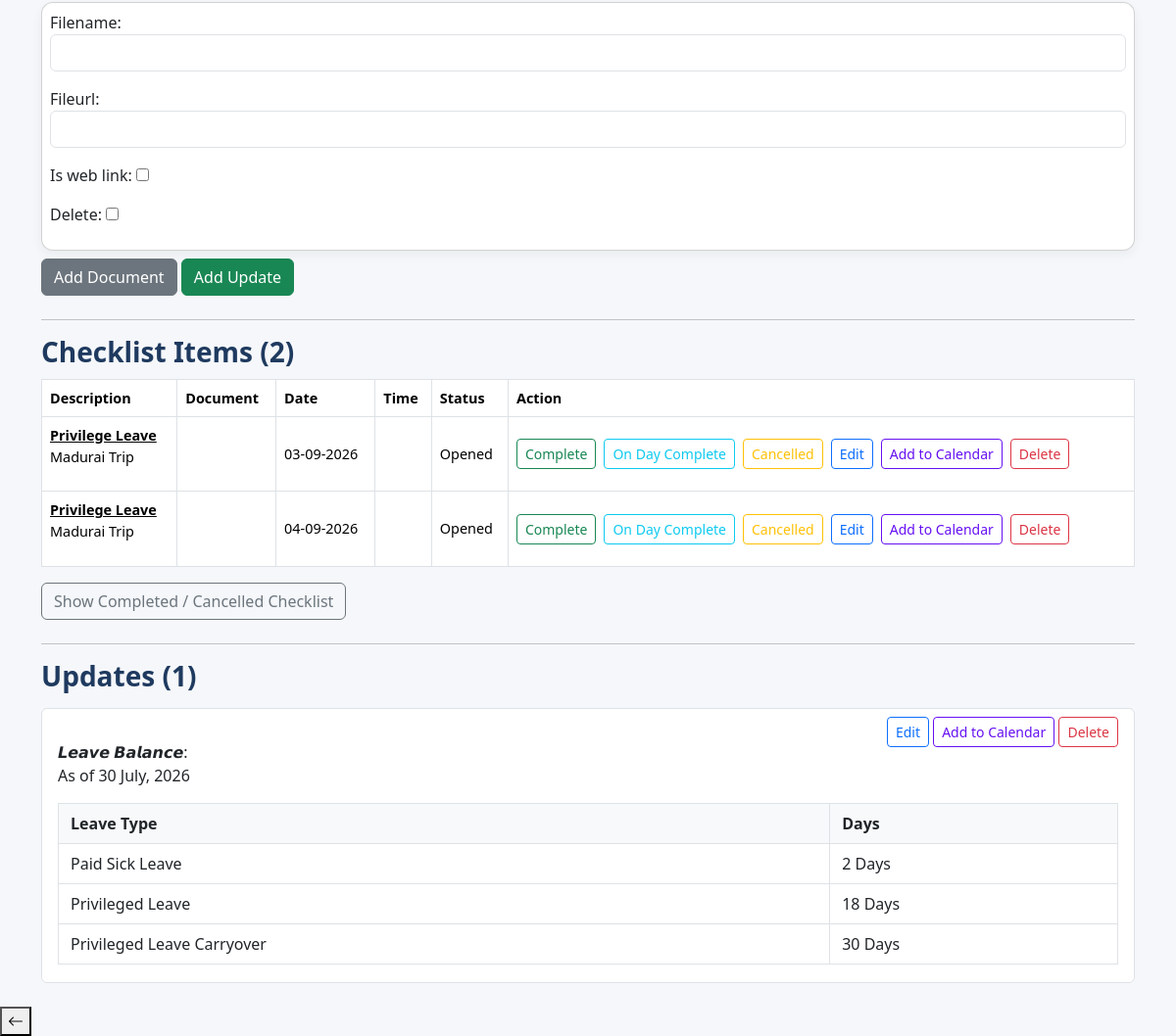
The app's page /task/132/updates/ (signed in, lower part), older data.
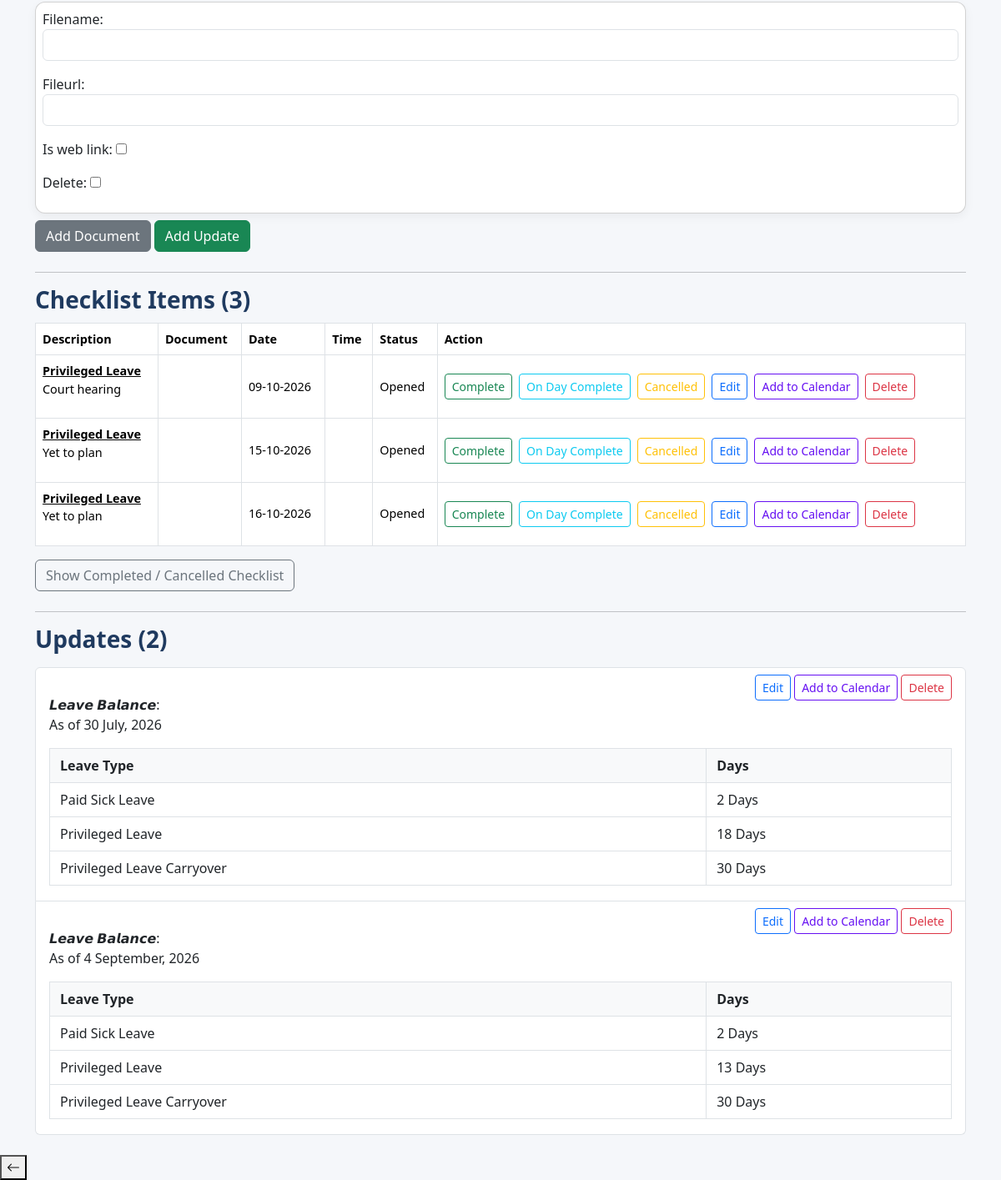
The same page, newer data.
### tracker/models.py (models this page shows, shortened)
class Update(models.Model):
    STATUS_CHOICES = [
        ('Opened', 'Opened'),
        ('InProgress', 'In Progress'),
        ('Completed', 'Completed'),
        ('Cancelled', 'Cancelled')
    ]
    REMINDER_CHOICE = [
        ('Days', 'Days'),
        ('Workweek', 'Workweek'),
        ('Weekly', 'Weekly'),
        ('Monthly', 'Monthly'),
        ('Yearly', 'Yearly'),
    ]
    name = models.CharField(max_length=200, null=True, blank=True)
    task = models.ForeignKey(Task, on_delete=models.CASCADE, related_name='updates')
    date = models.DateField(default=timezone.localtime(), null=True, blank=True)
    start_time = models.TimeField(null=True, blank=True)
    end_time = models.TimeField(null=True, blank=True)
    description = models.TextField()
    is_check_box = models.BooleanField(default=False)
    status = models.CharField(max_length=20, choices=STATUS_CHOICES, default='Opened')
    reminder_type = models.CharField(max_length=20, choices=REMINDER_CHOICE, null=True, blank=True)
    can_store_reminder = models.BooleanField(default=False)
    date_to_remind = models.IntegerField(null=True, blank=True)
    auto_reminder_handle = models.BooleanField(default=True)
    def get_google_calendar_url(self):
        if not self.date:
            return ""
        start_dt = datetime.combine(
            self.date,
            self.start_time or datetime.min.time()
        )
        end_dt = datetime.combine(
            self.date,
            self.end_time or self.start_time or datetime.min.time()
        )
        start_str = timezone.make_aware(start_dt).strftime("%Y%m%dT%H%M%S")
        end_str = timezone.make_aware(end_dt).strftime("%Y%m%dT%H%M%S")
        return (
            "https://calendar.google.com/calendar/u/0/r/eventedit"
            f"?action=TEMPLATE"
            f"&text={quote_plus(self.name or self.task.name or '')}"
            f"&dates={start_str}/{end_str}"
            f"&details={quote_plus(self.description or '')}"
            f"&ctz=Asia/Kolkata"
        )

### tracker/views.py (the view, shortened to what this page needs)
# urls.py: path('task/<int:task_id>/updates/', views.UpdateListView.as_view(), name='update_list'),
class UpdateListView(LoginRequiredMixin, View):
    def get(self, request, task_id):
        task = get_object_or_404(Task, pk=task_id)
        if task.is_private:
            if not self.request.session.get("private_access"):
                raise PermissionError("PRIVATE_ACCESS_REQUIRED")
        checkbox_updates_count = task.updates.filter(
            is_check_box=True
        ).exclude(
            status__in=['Completed', 'Cancelled']
        ).count()
        normal_updates_count = task.updates.filter(
            is_check_box=False
        ).exclude(
            status__in=['Completed', 'Cancelled']
        ).count()
        checkbox_updates = task.updates.filter(
            is_check_box=True
        ).exclude(
            status__in=['Completed', 'Cancelled']
        ).order_by('-status', F('date').asc(nulls_last=True), F('start_time').asc(nulls_first=True),'description')
        completed_checkbox_updates = task.updates.filter(
            is_check_box=True,
            status__in=['Completed', 'Cancelled']
        ).order_by('-date')
        normal_updates   = task.updates.filter(is_check_box=False).order_by(F('date').asc(nulls_first=True),F('start_time').asc(nulls_first=True),)
        form = MultipleUpdateForm()
        formset = DocumentFormSet(queryset=Document.objects.none())
        symbols = Symbol.objects.filter(is_active=True)
        return render(request, 'tracker/update_list.html', {
            'task': task,
            'checkbox_updates': checkbox_updates,
            'completed_checkbox_updates': completed_checkbox_updates,
            'updates': normal_updates,
            'checkbox_updates_count': checkbox_updates_count,
            'normal_updates_count': normal_updates_count,
            'form': form,
            'formset': formset,
            'symbols': symbols
        })
    def dispatch(self, request, *args, **kwargs):
        try:
            return super().dispatch(request, *args, **kwargs)
        except PermissionError as e:
            if str(e) == "PRIVATE_ACCESS_REQUIRED":
                return redirect("private_access", "tracker:task_list")
            raise

### tracker/context_processors.py (called while the page is built)
def active_notifications(request):
    today = timezone.localdate()
    notifications = Notification.objects.filter(
        is_completed=False,
        date__gte=today,
        date__lte=today + timedelta(days=7)
    ).order_by('date')
    return {
        'active_notifications': notifications
    }

### tracker/models.py (called while the page is built)
    @property
    def days_till_upcoming(self):
        today = timezone.localdate()
        dates = []
        if self.started_date and self.started_date >= today:
            dates.append(self.started_date)
        if self.target_date and self.target_date >= today:
            dates.append(self.target_date)
        for upd in self.updates.all():
            if upd.status not in ['Completed', 'Cancelled'] and upd.date and upd.date >= today:
                dates.append(upd.date)
        if not dates:
            return None
        return (min(dates) - today).days

    def __str__(self):
        return self.name

### templates/tracker/update_list.html (shortened to what this page needs)
{% extends 'base.html' %}
{% load static %}
{% load markdown_extras %}
{% block style %}
<link rel="stylesheet" href="{% static 'css/update.css' %}">
{% endblock %}
{% block content %}
<form method="POST">
  <div id="formset">
    {% for form in formset %}
      <div class="card mb-2 p-2">
        {{ form.as_p }}
      </div>
    {% endfor %}
  </div>
  <button type="button" class="btn btn-secondary mb-2" id="add-more">Add Document</button> <button type="submit" class="btn btn-success mb-2">Add Update</button>
</form>
<hr>
<h3>Checklist Items ({{ checkbox_updates_count }})</h3>
<table class="table table-bordered">
  <thead>
    <tr>
      <th>Description</th>
      <th>Document</th>
      <th>Date</th>
      <th>Time</th>
      <th>Status</th>
      <th>Action</th>
    </tr>
  </thead>
  <tbody>
    {% for u in checkbox_updates %}
        {% include "tracker/partials/update_row.html" with u=u %}
    {% endfor %}
  </tbody>
</table>
<button class="btn btn-outline-secondary mb-2"
        data-bs-toggle="collapse"
        data-bs-target="#completedChecklist">
    Show Completed / Cancelled Checklist
</button>
<hr>
<h3>Updates ({{ normal_updates_count }})</h3>
<ul class="list-group mt-3">
  {% for u in updates %}
  <li class="list-group-item">
    <div>
      <div class="float-end">
        <a href="{% url 'tracker:update_edit' u.id %}"
          class="btn btn-sm btn-outline-primary">
            Edit
        </a>
        {% if u.status != 'Completed' and u.status != 'Cancelled' %}
        <a href="{{ u.get_google_calendar_url }}"
            target="_blank"
            class="btn btn-sm"
            style="border:1px solid #6610f2; color:#6610f2;">
                Add to Calendar
        </a>
        {% endif %}
        <button
            type="button"
            hx-post="{% url 'tracker:update_delete' u.id %}"
            hx-confirm="Delete this update?"
            hx-target="closest li"
            hx-swap="outerHTML"
            class="btn btn-sm btn-outline-danger">
            Delete
    </button>
      </div>
      <br>
      {{ u.description|markdown }}
    </div>
  </li>
  {% empty %}
  <li class="list-group-item">No updates yet.</li>
  {% endfor %}
</ul>
{% endblock %}

### templates/tracker/partials/update_row.html (shortened to what this page needs)
{% load markdown_extras %}
<tr id="update-row-{{ u.id }}">
    <td>{% if u.name %}<b><u>{{ u.name }}</u></b><br />{% endif %}{{ u.description|markdown }}</td>
    <td>
    </td>
    <td>{{ u.date|date:"d-m-Y" }}</td>
    <td>
    </td>
    <td>
        {% if u.status == 'Completed' %}
            <span class="text-success">{{ u.status }}</span>
        {% elif u.status == 'Cancelled' %}
            <span class="text-danger">{{ u.status }}</span>
        {% elif u.status == 'InProgress' %}
            <span class="text-warning">{{ u.status }}</span>
        {% else %}
            {{ u.status }}
        {% endif %}
    </td>
    <td>
        <div class="d-flex flex-wrap gap-2">
            {% if u.status != 'Completed' and u.status != 'Cancelled' %}
            <button
                hx-post="{% url 'tracker:update_complete' u.id %}"
                hx-target="closest tr"
                hx-swap="outerHTML"
                class="btn btn-outline-success btn-sm">
                Complete
            </button>
            <button
                hx-post="{% url 'tracker:update_onday_complete' u.id %}"
                hx-target="#update-row-{{ u.id }}"
                hx-swap="outerHTML"
                class="btn btn-outline-info btn-sm">
                On Day Complete
            </button>
            <button
                hx-post="{% url 'tracker:update_cancelled' u.id %}"
                hx-target="#update-row-{{ u.id }}"
                hx-swap="outerHTML"
                class="btn btn-outline-warning btn-sm">
                Cancelled
            </button>
            {% endif %}
            <a href="{% url 'tracker:update_edit' u.id %}"
               class="btn btn-outline-primary btn-sm">
                Edit
            </a>
            <a href="{{ u.get_google_calendar_url }}"
            target="_blank"
            class="btn btn-sm"
            style="border:1px solid #6610f2; color:#6610f2;">
                Add to Calendar
            </a>
            <button
                hx-post="{% url 'tracker:update_delete' u.id %}"
                hx-target="#update-row-{{ u.id }}"
                hx-swap="outerHTML"
                hx-confirm="Are you sure you want to delete this update?"
                class="btn btn-sm btn-outline-danger">
                Delete
            </button>
        </div>
    </td>
</tr>

Row changes from the older to the newer data that the page shows:
no longer on this page (row edited): Update: name "Privilege Leave", description "Madurai Trip", date "03-09-2026", status "Opened", shown under "Checklist Items (2)"
no longer on this page (row edited): Update: name "Privilege Leave", description "Madurai Trip", date "04-09-2026", status "Opened", shown under "Checklist Items (2)"
added Update: name "Privileged Leave", description "Court hearing", date "09-10-2026", status "Opened", shown under "Checklist Items (3)"
added Update: name "Privileged Leave", description "Yet to plan", date "15-10-2026", status "Opened", shown under "Checklist Items (3)"
added Update: name "Privileged Leave", description "Yet to plan", date "16-10-2026", status "Opened", shown under "Checklist Items (3)"
added Update: description "𝙇𝙚𝙖𝙫𝙚 𝘽𝙖𝙡𝙖𝙣𝙘𝙚: As of 4 September, 2026 Leave Type Days Paid Sick Leave 2 Days Privileged Leave 13 Days Privileged Leave Carryover 30 Days", shown under "Updates (2)"
Text that changed along with them:
{{ checkbox_updates_count }}: "2" → "3"
{{ normal_updates_count }}: "1" → "2"
